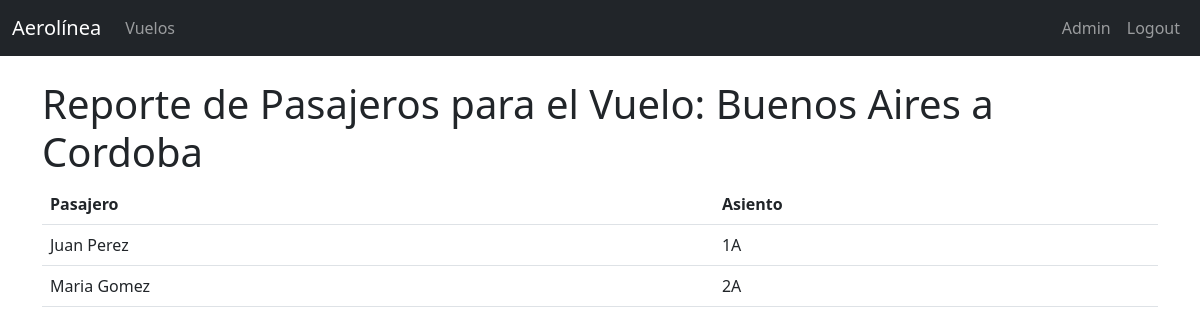
Screenshot of /reporte/vuelo/3/ (signed in) with the database file from the repository.
### gestion/models.py (models this page shows, shortened)
class Vuelo(models.Model):
    origen = models.CharField(max_length=100)
    destino = models.CharField(max_length=100)
    fecha_salida = models.DateTimeField()
    fecha_llegada = models.DateTimeField()
    precio = models.DecimalField(max_digits=10, decimal_places=2)
    avion = models.ForeignKey(Avion, on_delete=models.CASCADE, null=True)

class Reserva(models.Model):
    vuelo = models.ForeignKey(Vuelo, on_delete=models.CASCADE)
    pasajero = models.ForeignKey(Pasajero, on_delete=models.CASCADE)
    asiento = models.OneToOneField(Asiento, on_delete=models.CASCADE, null=True)
    fecha_reserva = models.DateTimeField(auto_now_add=True)

class Pasajero(models.Model):
    user = models.OneToOneField(User, on_delete=models.CASCADE)
    nombre = models.CharField(max_length=100)
    apellido = models.CharField(max_length=100)
    documento = models.CharField(max_length=20, null=True, unique=True)
    email = models.EmailField()
    telefono = models.CharField(max_length=20)

class Asiento(models.Model):
    ESTADOS = (
        ('disponible', 'Disponible'),
        ('reservado', 'Reservado'),
        ('ocupado', 'Ocupado'),
    )
    vuelo = models.ForeignKey(Vuelo, on_delete=models.CASCADE)
    numero = models.CharField(max_length=10)
    estado = models.CharField(max_length=20, choices=ESTADOS, default='disponible')

### gestion/views.py (the view)
# urls.py: path('reporte/vuelo/<int:vuelo_id>/', views.reporte_pasajeros_por_vuelo, name='reporte_pasajeros_por_vuelo'),
def reporte_pasajeros_por_vuelo(request, vuelo_id):
    vuelo_service = VueloService()
    vuelo, reservas = vuelo_service.get_reporte_pasajeros(vuelo_id)
    return render(request, 'gestion/reporte_pasajeros.html', {'vuelo': vuelo, 'reservas': reservas})

### gestion/repositories.py (called while the page is built)
    def get_by_id(self, vuelo_id):
        return Vuelo.objects.get(pk=vuelo_id)

    def get_by_vuelo(self, vuelo):
        return Reserva.objects.filter(vuelo=vuelo)

### gestion/services.py (called while the page is built)
    def get_reporte_pasajeros(self, vuelo_id):
        vuelo = self.vuelo_repository.get_by_id(vuelo_id)
        reservas = self.reserva_repository.get_by_vuelo(vuelo)
        return vuelo, reservas

### EFI/gestion/templates/gestion/reporte_pasajeros.html (shortened to what this page needs)
{% extends 'gestion/base.html' %}
{% block content %}
    <h1>Reporte de Pasajeros para el Vuelo: {{ vuelo.origen }} a {{ vuelo.destino }}</h1>
    <table class="table">
        <thead>
            <tr>
                <th>Pasajero</th>
                <th>Asiento</th>
            </tr>
        </thead>
        <tbody>
            {% for reserva in reservas %}
                <tr>
                    <td>{{ reserva.pasajero.nombre }} {{ reserva.pasajero.apellido }}</td>
                    <td>{{ reserva.asiento.numero }}</td>
                </tr>
            {% endfor %}
        </tbody>
    </table>
{% endblock %}

### rows the page displays
Vuelo: origen "Buenos Aires", destino "Cordoba"
Reserva: pasajero.nombre "Juan", pasajero.apellido "Perez", asiento.numero "1A"
Reserva: pasajero.nombre "Maria", pasajero.apellido "Gomez", asiento.numero "2A"
